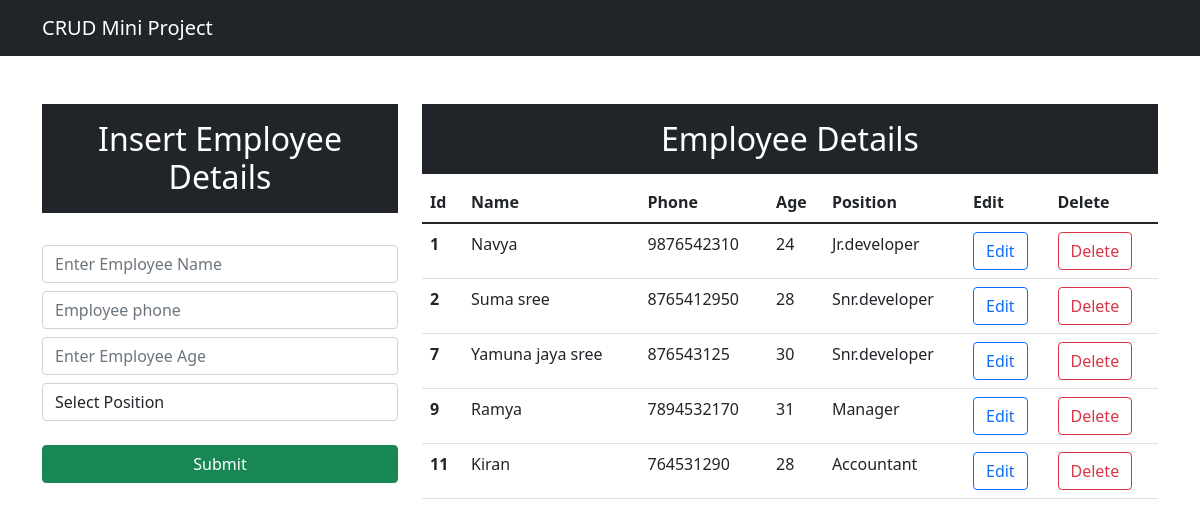
The page / on the database its author committed.
### app/models.py (models this page shows)
class Employee(models.Model):
    name = models.CharField(max_length=25,blank=False,null=True)
    phone = models.CharField(max_length=15)
    age = models.IntegerField()
    position = models.CharField(max_length=25,blank=False,null=False)
    def __str__(self):
        return self.name

### app/views.py (the view)
# urls.py: path('',views.index,name="index"),
def index(request):
    data=Employee.objects.all()
    print(data)
    context={"data":data}
    return render(request,"index.html",context)

### templates/index.html (shortened to what this page needs)
<!DOCTYPE html>
<html lang="en">
  <head>
    <link
      href="https://cdn.jsdelivr.net/npm/bootstrap@5.1.3/dist/css/bootstrap.min.css"
      rel="stylesheet"
    />
  </head>
  <body>
    <nav class="navbar navbar-expand-lg navbar-dark bg-dark">
      <div class="container-md">
        <a class="navbar-brand" href="/">CRUD Mini Project</a>
      </div>
    </nav>
    <div class="container mt-5">
      <div class="row">
        <div class="col-md-4">
          <h2 class="text-white bg-dark text-center p-3">
            Insert Employee Details
          </h2>
          <br />
          <form action="/insert" method="post">{% csrf_token %}
            <div class="form-group">
              <input
                type="text"
                class="form-control"
                placeholder="Enter Employee Name"
                name="name"
                required
              />
            </div>
            <div class="form-group">
              <input
                type="tel"
                class="form-control mt-2"
                placeholder="Employee phone"
                name="phone"
                required
              />
            </div>
            <div class="form-group">
              <input
                type="number"
                class="form-control mt-2"
                placeholder="Enter Employee Age"
                name="age"
                required
              />
              <div class="form-group">
                <select id="position" class="form-control mt-2" name="position" required>
                  <option selected>Select Position</option>
                </select>
              </div>
            </div>
            <div class="d-grid gap-2 mt-4">
              <button class="btn btn-success" type="submit">Submit</button>
            </div>
          </form>
        </div>
        <div class="col-md-8">
          <h2 class="text-center text-white bg-dark p-3">Employee Details</h2>
          <table class="table">
            <thead>
              <tr>
                <th scope="col">Id</th>
                <th scope="col">Name</th>
                <th scope="col">Phone</th>
                <th scope="col">Age</th>
                <th scope="col">Position</th>
                <th scope="col">Edit</th>
                <th scope="col">Delete</th>
              </tr>
            </thead>
            <tbody>
            {% for d in data %}
              <tr>
                <th scope="row">{{d.id}}</th>
                <td>{{d.name}}</td>
                <td>{{d.phone}}</td>
                <td>{{d.age}}</td>
                <td>{{d.position}}</td>
                <td><a type="button" href="/update/{{d.id}}" class="btn btn-outline-primary">Edit</a></td>
                <td><a type="button" href="/delete/{{d.id}}" class="btn btn-outline-danger">Delete</a></td>
              </tr>
            {% endfor %}
            </tbody>
          </table>
        </div>
      </div>
    </div>
  </body>
</html>

### rows shown on the page
Employee: id "1", name "Navya", phone "9876542310", age "24", position "Jr.developer"
Employee: id "2", name "Suma sree", phone "8765412950", age "28", position "Snr.developer"
Employee: id "7", name "Yamuna jaya sree", phone "876543125", age "30", position "Snr.developer"
Employee: id "9", name "Ramya", phone "7894532170", age "31", position "Manager"
Employee: id "11", name "Kiran", phone "764531290", age "28", position "Accountant"
